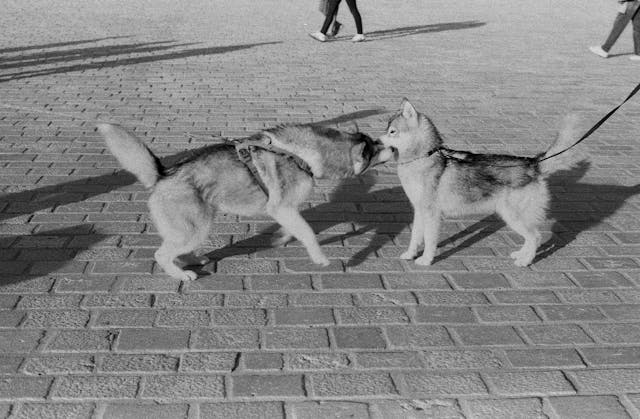
#> input picture images/dog.jpg, 640 x 419 px
$ jupyter execute 08_contour.ipynb
#> lines starting #> are read from the running program, lines starting #| are printed output that depends on the picture; after the words box and inside, x2 and y2 are one past the last pixel; in counts of white or black regions, pixels touching at a corner belong together
# 08. 윤곽선
- 윤곽선(Contour) : 같은 색상(빛의 강도)을 가진 영역의 경계선을 연결한 곡선

## 윤곽선 그리는 방법
1. 엣지를 찾는다 (Threshold/Canny)
2. 윤곽선을 생성해서 데이터로 저장 (findContours)
3. 이미지 위에 윤곽선을 그림 (drawContours)

[cell 1]
import cv2 as cv
import numpy as np

DOG_PATH = "../images/dog.jpg"
CAT_PATH = "../images/cat.jpg"

## 8-1. 윤곽선 검출

[cell 2]
img = cv.imread(DOG_PATH)
#> img is the input picture: shape (419, 640, 3); min 0, max 221, mean 133
coppied = img.copy()

# 그레이 스케일로 변환
gray = cv.cvtColor(coppied, cv.COLOR_BGR2GRAY)

# 이진화
ret, binary = cv.threshold(gray, -1, 255, cv.THRESH_BINARY | cv.THRESH_OTSU)
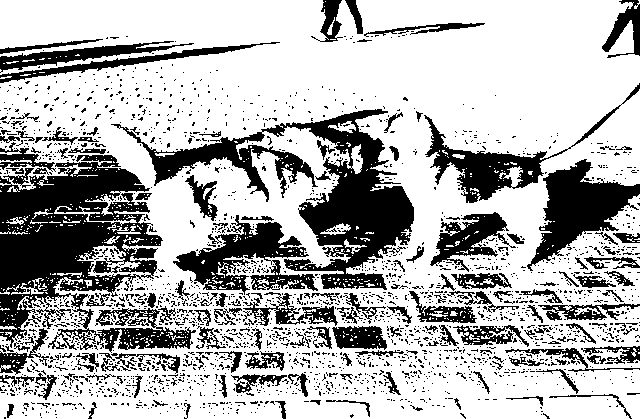
#> binary: shape (419, 640); 70.1% white; 2248 black regions (2077 under 20 px)
#> ret = 120

# 윤곽선 찾기
contours, hierachy = cv.findContours(binary, cv.RETR_CCOMP, cv.CHAIN_APPROX_NONE)
#> contours = 3794 contours, 3486 with area under 20; largest, box (x1, y1, x2, y2) and area: (0, 0, 640, 419) 233294, (260, 108, 415, 291) 11890, (172, 214, 310, 296) 4311, (423, 114, 569, 204) 4050, (110, 123, 319, 203) 4031

# 윤곽선 그리기
cv.drawContours(img, contours, -1, (0,255,0), 2)

cv.imshow("Contours", img)

cv.waitKey(0)
cv.destroyAllWindows()
cv.waitKey(1)

[cell 3]
img = cv.imread(DOG_PATH)
coppied = img.copy()

# 그레이 스케일로 변환
gray = cv.cvtColor(coppied, cv.COLOR_BGR2GRAY)

# Canny
canny = cv.Canny(gray, 50, 150)
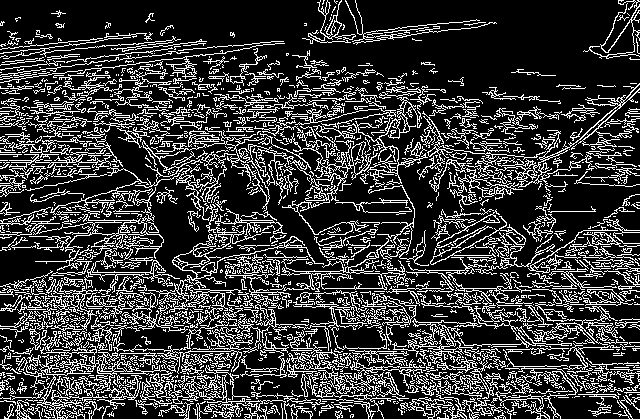
#> canny: shape (419, 640); 22.6% white in thin lines or dots

# 윤곽선 찾기
contours, hierachy = cv.findContours(canny, cv.RETR_CCOMP, cv.CHAIN_APPROX_NONE)
#> contours = 2508 contours, 2195 with area under 20; largest, box (x1, y1, x2, y2) and area: (270, 238, 409, 291) 1764, (0, 214, 180, 287) 1606, (417, 83, 640, 188) 1426, (169, 203, 324, 313) 1218, (254, 97, 428, 191) 1026

# 윤곽선 그리기
cv.drawContours(img, contours, -1, (0,255,0), 2)

cv.imshow("Contours", img)

cv.waitKey(0)
cv.destroyAllWindows()
cv.waitKey(1)

[cell 4]
img = cv.imread(DOG_PATH)
coppied = img.copy()

# 그레이 스케일로 변환
gray = cv.cvtColor(coppied, cv.COLOR_BGR2GRAY)

# 이진화
ret, binary = cv.threshold(gray, -1, 255, cv.THRESH_BINARY | cv.THRESH_OTSU)

# Canny
canny = cv.Canny(binary, 100, 150)
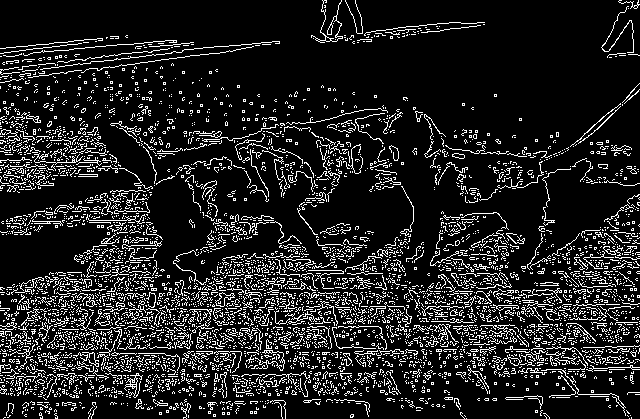
#> canny: shape (419, 640); 13.3% white in thin lines or dots

# 윤곽선 찾기
contours, hierachy = cv.findContours(canny, cv.RETR_CCOMP, cv.CHAIN_APPROX_NONE)
#> contours = 5228 contours, 5200 with area under 20; largest, box (x1, y1, x2, y2) and area: (215, 292, 235, 307) 110, (215, 292, 234, 307) 100, (311, 0, 343, 43) 78, (124, 373, 143, 398) 74, (507, 355, 522, 366) 56

# 윤곽선 그리기
cv.drawContours(img, contours, -1, (0,255,0), 2)

cv.imshow("Contours", img)

cv.waitKey(0)
cv.destroyAllWindows()
cv.waitKey(1)

## 8-2. boundingRect
- 윤곽선을 둘러싼 사각형

[cell 5]
img = cv.imread(DOG_PATH)
coppied = img.copy()

gray = cv.cvtColor(coppied, cv.COLOR_BGR2GRAY)

ret, binary = cv.threshold(gray, -1, 255, cv.THRESH_BINARY | cv.THRESH_OTSU)

contours, hierachy = cv.findContours(binary, cv.RETR_LIST, cv.CHAIN_APPROX_NONE)
#> contours = 3794 contours, 3486 with area under 20; largest, box (x1, y1, x2, y2) and area: (0, 0, 640, 419) 233294, (260, 108, 415, 291) 11890, (172, 214, 310, 296) 4311, (423, 114, 569, 204) 4050, (110, 123, 319, 203) 4031

for contour in contours:
    x, y, width, height = cv.boundingRect(contour)
    cv.rectangle(img, (x,y), (x+width, y+height), (255,0,0), 2, cv.LINE_AA)
#> this loop made 3794 passes
#> (x, y, width, height) on passes 4, 6, 7: (24, 414, 4, 3), (349, 413, 6, 6), (54, 413, 4, 3)
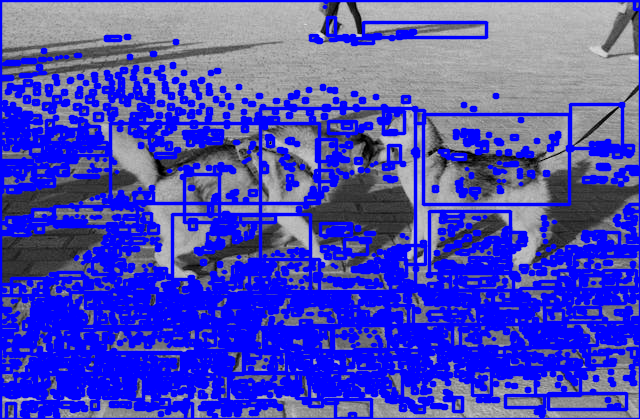
#> img: shape (419, 640, 3); mean B, G, R 189.3, 73.2, 73.2

cv.imshow("Bounding Rect", img)

cv.waitKey(0)
cv.destroyAllWindows()
cv.waitKey(1)
#> Out = 113

## 8-3. contourArea
- contour의 면적 계산

[cell 6]
img = cv.imread(CAT_PATH)
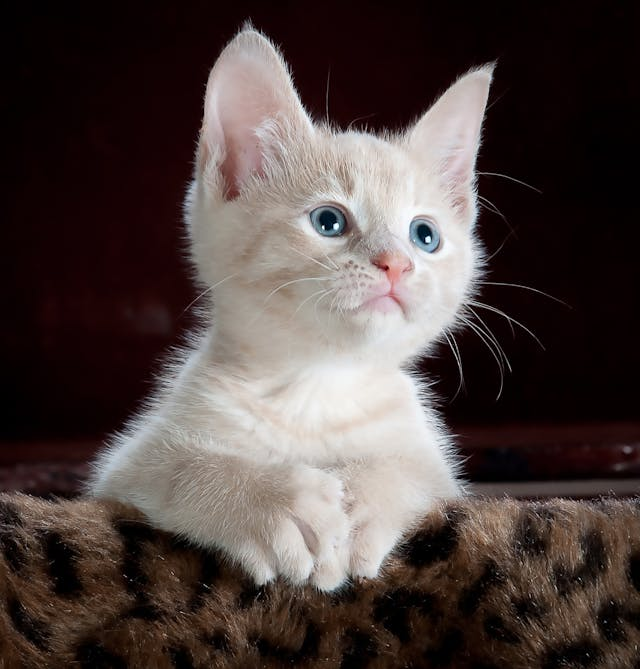
#> input picture images/cat.jpg, 640 x 669 px
#> img is the input picture: shape (669, 640, 3); mean B, G, R 64.6, 67.1, 78.8
coppied = img.copy()

gray = cv.cvtColor(img, cv.COLOR_BGR2GRAY)
#> gray: shape (669, 640)

ret, binary = cv.threshold(gray, -1, 255, cv.THRESH_BINARY | cv.THRESH_OTSU)
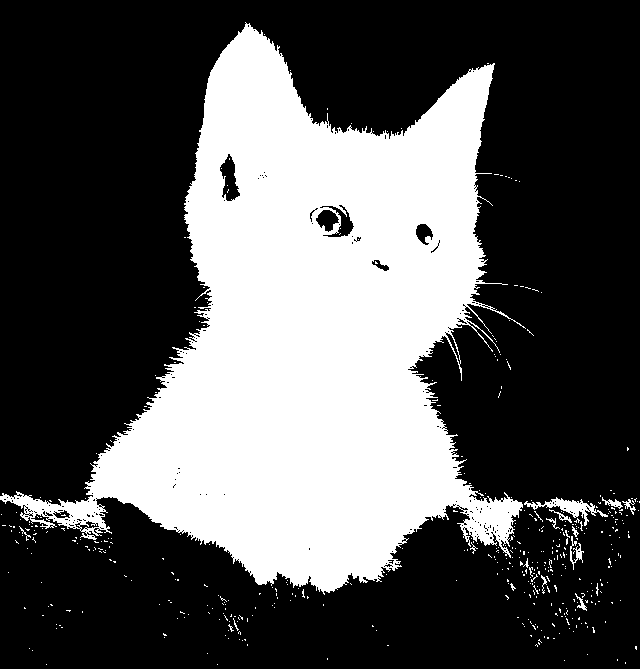
#> binary: shape (669, 640); 33.2% white; 447 white regions (434 under 20 px)
#> ret = 97

contours, hierachy = cv.findContours(binary, cv.RETR_LIST, cv.CHAIN_APPROX_NONE)
#> contours = 770 contours, 746 with area under 20; largest, box (x1, y1, x2, y2) and area: (0, 22, 526, 595) 139648, (219, 153, 241, 202) 592, (524, 497, 608, 526) 520, (319, 204, 355, 238) 436, (315, 209, 340, 233) 346

for contour in contours:
    # contour의 면적이 1000보다 크면
    if cv.contourArea(contour) > 1000:
        x, y, width, height = cv.boundingRect(contour)
        cv.rectangle(img, (x,y), (x+width, y+height), (255,0,0), 2, cv.LINE_AA)
#> this loop made 770 passes
#> (x, y, width, height) on pass 770: (0, 22, 526, 573)
#> contour on passes 1 to 6: [[217, 664]], [[46, 664]], [[625, 662], [625, 663]], [[564, 660]], [[617, 659], [617, 660]], [[327, 658], [327, 659]]
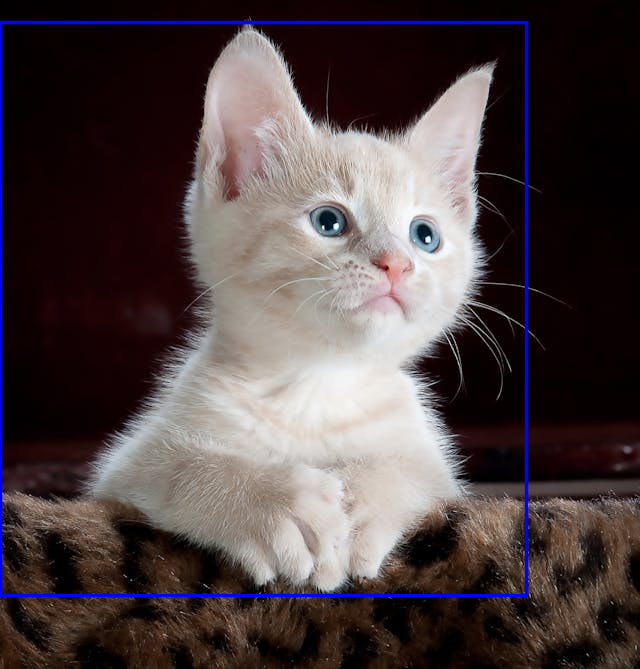
#> img: shape (669, 640, 3); 2.3% of pixels changed, all inside (x1, y1, x2, y2) = (0, 20, 529, 598)

cv.imshow("Bounding Rect", img)

cv.waitKey(0)
cv.destroyAllWindows()
cv.waitKey(1)
#> Out = 113

[cell 7]
# 실습4. 순서대로 박스 표시

img = cv.imread("../images/vehicles.png")
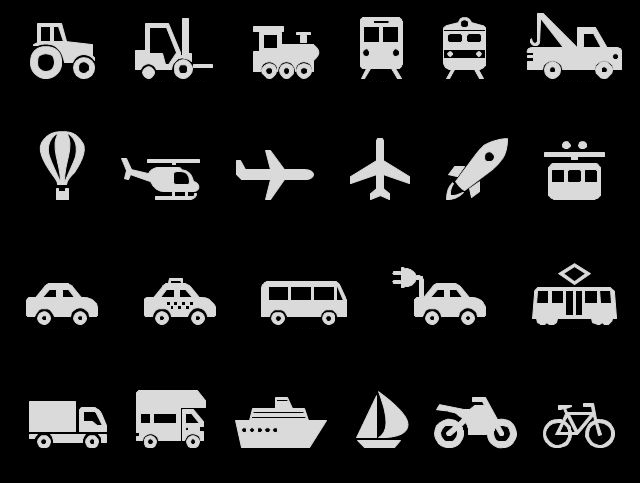
#> input picture images/vehicles.png, 640 x 483 px
#> img is the input picture: shape (483, 640, 3); min 0, max 253, mean 31.7
coppied = img.copy()

gray = cv.cvtColor(coppied, cv.COLOR_BGR2GRAY)
#> gray: shape (483, 640)
ret, binary = cv.threshold(gray, -1, 255, cv.THRESH_BINARY | cv.THRESH_OTSU)
#> binary: shape (483, 640); 14.5% white; 52 white regions
#> ret = 107
contours, hierachy = cv.findContours(binary, cv.RETR_LIST, cv.CHAIN_APPROX_NONE)
#> contours = 213 contours, 87 with area under 20; largest, box (x1, y1, x2, y2) and area: (527, 13, 622, 79) 3169, (235, 397, 327, 448) 2978, (532, 287, 617, 325) 2736, (261, 281, 347, 317) 2700, (136, 390, 206, 448) 2632

name = "Index Trackbar"
cv.namedWindow(name)

filtered_contours = [c for c in contours if cv.contourArea(c) > 700]
#> filtered_contours = 22 contours; largest, box (x1, y1, x2, y2) and area: (527, 13, 622, 79) 3169, (235, 397, 327, 448) 2978, (532, 287, 617, 325) 2736, (261, 281, 347, 317) 2700, (136, 390, 206, 448) 2632

cv.createTrackbar("index", name, 0, len(filtered_contours)-1, lambda x:x)

while True:
    coppied = img.copy()

    index = cv.getTrackbarPos("index", name)
#> index = 0
    contour = filtered_contours[index]
#> contour = contour of 278 points, box (x1, y1, x2, y2) (543, 403, 615, 448), area 1815

    x, y, width, height = cv.boundingRect(contour)
#> x = 543; y = 403; width = 72; height = 45
    cv.rectangle(coppied, (x,y), (x+width, y+height), (255,0,0), 2, cv.LINE_AA)
#> coppied: shape (483, 640, 3); 0.38% of pixels changed, all inside (x1, y1, x2, y2) = (541, 401, 618, 451)

    cv.imshow(name, coppied)

    if cv.waitKey(1) == ord("q"):
#> (key q is pressed here)
        break

cv.destroyAllWindows()
cv.waitKey(1)
#> Out = 113

[cell 8]
# 실습5. 카드 하나씩 새 창에 표시

img = cv.imread("../images/playing_cards.png")
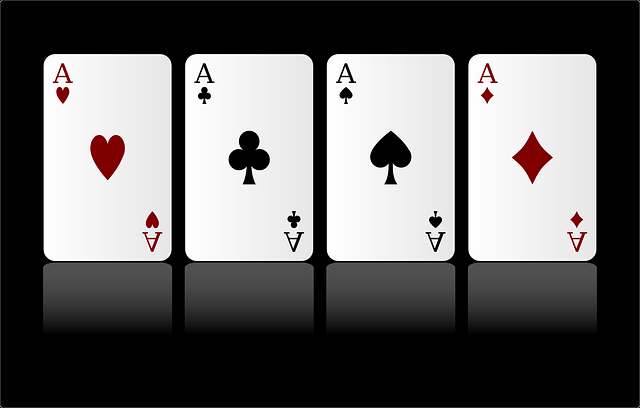
#> input picture images/playing_cards.png, 640 x 408 px
#> img is the input picture: shape (408, 640, 3); mean B, G, R 100.5, 100.5, 101.9
coppied = img.copy()
gray = cv.cvtColor(coppied, cv.COLOR_BGR2GRAY)
#> gray: shape (408, 640)
ret, binary = cv.threshold(gray, -1, 255, cv.THRESH_BINARY | cv.THRESH_OTSU)
#> binary: shape (408, 640); 38.1% white; 16 white regions (4 under 20 px)
#> ret = 128
contours, hierachy = cv.findContours(binary, cv.RETR_LIST, cv.CHAIN_APPROX_NONE)
#> contours = 36 contours, 4 with area under 20; largest, box (x1, y1, x2, y2) and area: (327, 54, 455, 261) 26057, (468, 54, 596, 261) 26056, (185, 54, 313, 261) 26056, (44, 54, 172, 261) 26054, (228, 130, 271, 185) 1276

count = 0

for contour in contours:
    if cv.contourArea(contour) > 1300:
        count += 1
        x, y, width, height = cv.boundingRect(contour)
        cv.rectangle(coppied, (x,y), (x+width, y+height), (0,255,0), 2, cv.LINE_AA)

        src = np.array([[x,y], [x+width,y], [x+width,y+height], [x,y+height]], dtype=np.float32)
        dst = np.array([[0,0], [width,0], [width,height], [0,height]], dtype=np.float32)

        mat = cv.getPerspectiveTransform(src, dst)
        result = cv.warpPerspective(img, mat, (width, height))

        cv.imshow(f"Card{count}", result)
#> this loop made 36 passes
#> (x, src, mat) on pass 33: (185, [[185, 54], [313, 54], [313, 261], [185, 261]], [[1, 5.18e-17, -185], [0, 1, -54], [1.21e-18, 5.36e-19, 1]])
#> (x, src) on passes 31, 32, 34: (468, [[468, 54], [596, 54], [596, 261], [468, 261]]), (327, [[327, 54], [455, 54], [455, 261], [327, 261]]), (44, [[44, 54], [172, 54], [172, 261], [44, 261]])
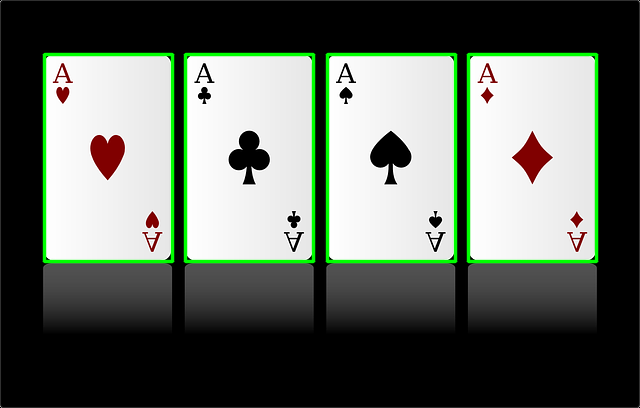
#> coppied: shape (408, 640, 3); 5.12% of pixels changed, all inside (x1, y1, x2, y2) = (42, 52, 599, 264)
#> after the loop, count = 4

cv.imshow("Cards", coppied)

cv.waitKey(0)
cv.destroyAllWindows()
cv.waitKey(1)
#> Out = 113

[cell 9]
# 실습5. 카드 하나씩 새 창에 표시 + 트랙바

img = cv.imread("../images/playing_cards.png")
coppied = img.copy()
gray = cv.cvtColor(coppied, cv.COLOR_BGR2GRAY)
ret, binary = cv.threshold(gray, -1, 255, cv.THRESH_BINARY | cv.THRESH_OTSU)
contours, hierachy = cv.findContours(binary, cv.RETR_LIST, cv.CHAIN_APPROX_NONE)

crops = []

for idx, contour in enumerate(contours):
    if cv.contourArea(contour) > 1300:
        x, y, width, height = cv.boundingRect(contour)
        cv.rectangle(coppied, (x,y), (x+width, y+height), (0,255,0), 2, cv.LINE_AA)
        crop = img[y:y+height, x:x+width]
        crops.append(crop)
#> this loop made 36 passes
#> x on passes 31 to 34: 468, 327, 185, 44
#> contour on passes 1, 2, 35, 36: [[639, 406], [638, 407]], [[0, 406], [1, 407]], [[638, 0], [639, 1]], [[1, 0], [0, 1]]
#> after the loop, crops = 4 items

def on_trackbar(val):
    target = crops[val]
    cv.imshow("Card", target)

name = "Original"
cv.namedWindow(name)

cv.createTrackbar("index", name, 0, len(crops)-1, on_trackbar)

cv.imshow(name, coppied)

cv.waitKey(0)
cv.destroyAllWindows()
cv.waitKey(1)
#> Out = 113
